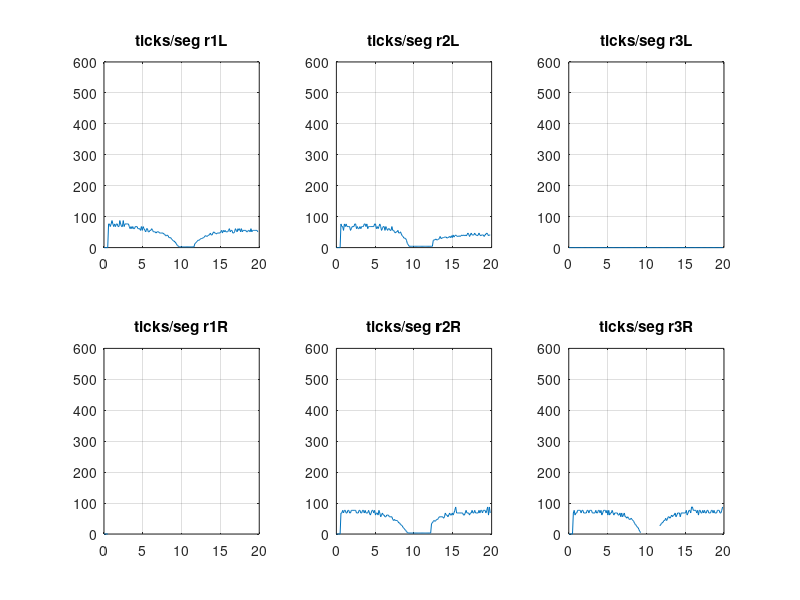

Write MATLAB code to recreate this figure.
load('ticks.txt')

n_ticks_rev=22;

% El tiempo de muestreo es 0.1 y se toman datos cada 10

t=ticks(1:10:end,1)*0.1
r1L=ticks(1:10:end,2)*((2*pi)/n_ticks_rev);
r2L=ticks(1:10:end,3)*((2*pi)/n_ticks_rev);
r3L=ticks(1:10:end,4)*((2*pi)/n_ticks_rev);
r1R=ticks(1:10:end,5)*((2*pi)/n_ticks_rev);
r2R=ticks(1:10:end,6)*((2*pi)/n_ticks_rev);
r3R=ticks(1:10:end,7)*((2*pi)/n_ticks_rev);

figure()
subplot(231);plot(t,r1L);title('ticks/seg r1L');grid;ylim([0 600])
subplot(232);plot(t,r2L);title('ticks/seg r2L');grid;ylim([0 600])
subplot(233);plot(t,r3L);title('ticks/seg r3L');grid;ylim([0 600])

subplot(234);plot(t,r1R);title('ticks/seg r1R');grid;ylim([0 600])
subplot(235);plot(t,r2R);title('ticks/seg r2R');grid;ylim([0 600])
subplot(236);plot(t,r3R);title('ticks/seg r3R');grid;ylim([0 600])

%% Modelo aproximado del motor
Kest=40/25; 
tau=0.8*0.63;
numGs=Kest;
denGs=[tau 1];

Gs=tf(numGs,denGs)

% Disenando un PI para un ts=1s
Ti=0.47
Kp=2.23482*Ti